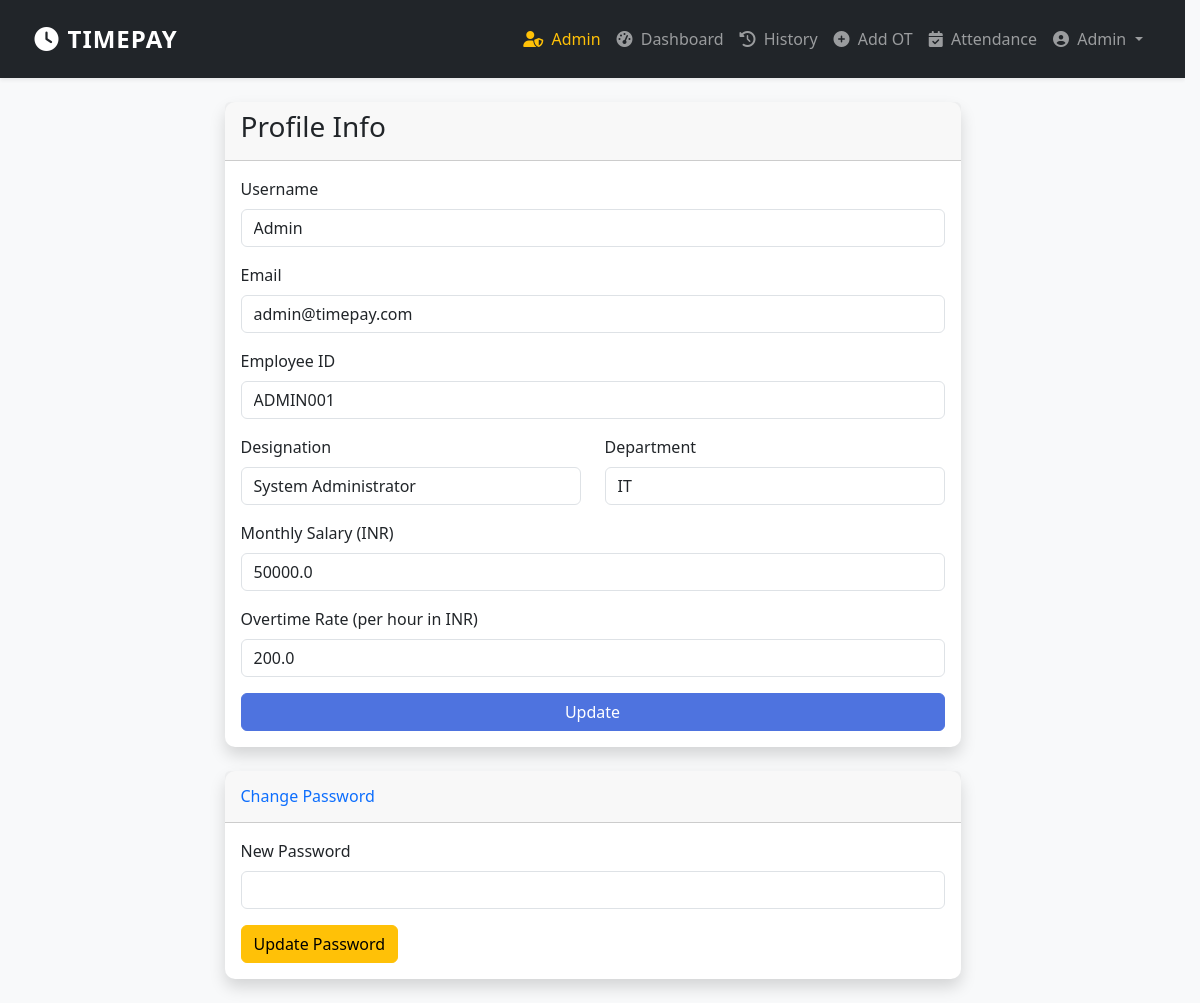
The app's page /profile (signed in) with its own data.
### app/models.py (models this page shows, shortened)
class User(db.Model, UserMixin):
    id = db.Column(db.Integer, primary_key=True)
    username = db.Column(db.String(20), unique=True, nullable=False)
    email = db.Column(db.String(120), unique=True, nullable=False)
    password = db.Column(db.String(60), nullable=False)
    employee_id = db.Column(db.String(20), unique=True, nullable=True)
    designation = db.Column(db.String(50), nullable=True)
    department = db.Column(db.String(50), nullable=True)
    monthly_salary = db.Column(db.Float, nullable=False, default=0.0)
    ot_rate = db.Column(db.Float, nullable=False, default=0.0)
    is_admin = db.Column(db.Boolean, default=False)
    role = db.Column(db.String(20), nullable=False, default='user')
    is_blocked = db.Column(db.Boolean, default=False)
    created_at = db.Column(db.DateTime, nullable=False, default=datetime.utcnow)
    last_login = db.Column(db.DateTime, nullable=True)
    last_ip = db.Column(db.String(50), nullable=True)
    overtimes = db.relationship('Overtime', backref='author', lazy=True, cascade="all, delete-orphan")
    attendances = db.relationship('Attendance', backref='author', lazy=True, cascade="all, delete-orphan")

### app/routes.py (the view)
@app.route("/profile", methods=['GET', 'POST'])
@login_required
def profile():
    form = UpdateAccountForm()
    if form.validate_on_submit():
        if form.username.data != current_user.username:
            user = User.query.filter_by(username=form.username.data).first()
            if user:
                flash('That username is taken. Please choose a different one.', 'danger')
                return render_template('profile.html', title='Profile', form=form)
        if form.email.data != current_user.email:
            user = User.query.filter_by(email=form.email.data).first()
            if user:
                flash('That email is taken. Please choose a different one.', 'danger')
                return render_template('profile.html', title='Profile', form=form)
        current_user.username = form.username.data
        current_user.email = form.email.data
        current_user.employee_id = form.employee_id.data
        current_user.designation = form.designation.data
        current_user.department = form.department.data
        current_user.monthly_salary = form.monthly_salary.data
        current_user.ot_rate = form.ot_rate.data
        db.session.commit()
        flash('Your account has been updated!', 'success')
        return redirect(url_for('profile'))
    elif request.method == 'GET':
        form.username.data = current_user.username
        form.email.data = current_user.email
        form.employee_id.data = current_user.employee_id
        form.designation.data = current_user.designation
        form.department.data = current_user.department
        form.monthly_salary.data = current_user.monthly_salary
        form.ot_rate.data = current_user.ot_rate
    return render_template('profile.html', title='Profile', form=form)

### app/forms.py (shortened to what this page needs)
class UpdateAccountForm(FlaskForm):
    username = StringField('Username', validators=[DataRequired(), Length(min=2, max=20)])
    email = StringField('Email', validators=[DataRequired(), Email()])
    employee_id = StringField('Employee ID', validators=[DataRequired(), Length(min=2, max=20)])
    designation = StringField('Designation', validators=[DataRequired()])
    department = StringField('Department', validators=[DataRequired()])
    monthly_salary = FloatField('Monthly Salary (INR)', validators=[DataRequired()])
    ot_rate = FloatField('Overtime Rate (per hour in INR)', validators=[DataRequired()])
    submit = SubmitField('Update')

### app/models.py (called while the page is built)
@login_manager.user_loader
def load_user(user_id):
    return User.query.get(int(user_id))

### app/routes.py (called while the page is built)
@app.after_request
def add_security_headers(response):
    response.headers['X-Content-Type-Options'] = 'nosniff'
    response.headers['X-Frame-Options'] = 'SAMEORIGIN'
    response.headers['X-XSS-Protection'] = '1; mode=block'
    return response

### app/templates/profile.html (shortened to what this page needs)
{% extends "base.html" %}
{% block content %}
<div class="row justify-content-center">
    <div class="col-md-8">
        <div class="card shadow">
            <div class="card-header">
                <h3>Profile Info</h3>
            </div>
            <div class="card-body">
                <form method="POST" action="">
                    <div class="mb-3">
                        {{ form.username.label(class="form-label") }}
                        {% if form.username.errors %}
                            {{ form.username(class="form-control is-invalid") }}
                            <div class="invalid-feedback">
                                {% for error in form.username.errors %}
                                    <span>{{ error }}</span>
                                {% endfor %}
                            </div>
                        {% else %}
                            {{ form.username(class="form-control") }}
                        {% endif %}
                    </div>
                    <div class="mb-3">
                        {{ form.email.label(class="form-label") }}
                        {% if form.email.errors %}
                            {{ form.email(class="form-control is-invalid") }}
                            <div class="invalid-feedback">
                                {% for error in form.email.errors %}
                                    <span>{{ error }}</span>
                                {% endfor %}
                            </div>
                        {% else %}
                            {{ form.email(class="form-control") }}
                        {% endif %}
                    </div>
                    <div class="mb-3">
                        {{ form.employee_id.label(class="form-label") }}
                        {% if form.employee_id.errors %}
                            {{ form.employee_id(class="form-control is-invalid") }}
                            <div class="invalid-feedback">
                                {% for error in form.employee_id.errors %}
                                    <span>{{ error }}</span>
                                {% endfor %}
                            </div>
                        {% else %}
                            {{ form.employee_id(class="form-control") }}
                        {% endif %}
                    </div>
                    <div class="row">
                        <div class="col-md-6 mb-3">
                            {{ form.designation.label(class="form-label") }}
                            {% if form.designation.errors %}
                                {{ form.designation(class="form-control is-invalid") }}
                                <div class="invalid-feedback">
                                    {% for error in form.designation.errors %}
                                        <span>{{ error }}</span>
                                    {% endfor %}
                                </div>
                            {% else %}
                                {{ form.designation(class="form-control") }}
                            {% endif %}
                        </div>
                        <div class="col-md-6 mb-3">
                            {{ form.department.label(class="form-label") }}
                            {% if form.department.errors %}
                                {{ form.department(class="form-control is-invalid") }}
                                <div class="invalid-feedback">
                                    {% for error in form.department.errors %}
                                        <span>{{ error }}</span>
                                    {% endfor %}
                                </div>
                            {% else %}
                                {{ form.department(class="form-control") }}
                            {% endif %}
                        </div>
                    </div>
                    <div class="mb-3">
                        {{ form.monthly_salary.label(class="form-label") }}
                        {% if form.monthly_salary.errors %}
                            {{ form.monthly_salary(class="form-control is-invalid") }}
                            <div class="invalid-feedback">
                                {% for error in form.monthly_salary.errors %}
                                    <span>{{ error }}</span>
                                {% endfor %}
                            </div>
                        {% else %}
                            {{ form.monthly_salary(class="form-control") }}
                        {% endif %}
                    </div>
                    <div class="mb-3">
                        {{ form.ot_rate.label(class="form-label") }}
                        {% if form.ot_rate.errors %}
                            {{ form.ot_rate(class="form-control is-invalid") }}
                            <div class="invalid-feedback">
                                {% for error in form.ot_rate.errors %}
                                    <span>{{ error }}</span>
                                {% endfor %}
                            </div>
                        {% else %}
                            {{ form.ot_rate(class="form-control") }}
                        {% endif %}
                    </div>
                    <div class="d-grid">
                        {{ form.submit(class="btn btn-primary") }}
                    </div>
                </form>
            </div>
        </div>
        <div class="card shadow mb-4 mt-4">
            <div class="card-header py-3">
                <h6 class="m-0 font-weight-bold text-primary">Change Password</h6>
            </div>
            <div class="card-body">
                <form action="{{ url_for('change_password') }}" method="POST">
                    <div class="mb-3">
                        <label for="new_password" class="form-label">New Password</label>
                        <input type="password" class="form-control" id="new_password" name="new_password" required>
                    </div>
                    <button type="submit" class="btn btn-warning">Update Password</button>
                </form>
            </div>
        </div>
    </div>
</div>
{% endblock %}

### app/templates/base.html (shortened to what this page needs)
<!DOCTYPE html>
<html lang="en">
<head>
    <link href="https://cdn.jsdelivr.net/npm/bootstrap@5.3.0/dist/css/bootstrap.min.css" rel="stylesheet">
    <link rel="stylesheet" href="https://cdnjs.cloudflare.com/ajax/libs/font-awesome/6.4.0/css/all.min.css">
    <link rel="stylesheet" href="https://cdn.jsdelivr.net/npm/flatpickr/dist/flatpickr.min.css">
    <link rel="stylesheet" href="{{ url_for('static', filename='css/style.css') }}">
</head>
<body>
    <nav class="navbar navbar-expand-lg navbar-dark bg-dark shadow-sm py-3">
        <div class="container">
            <a class="navbar-brand fw-bold text-uppercase" href="{{ url_for('dashboard') }}">
                <i class="fas fa-clock me-2"></i>TimePay
            </a>
            <div class="collapse navbar-collapse" id="navbarNav">
                <ul class="navbar-nav ms-auto align-items-center">
                    {% if current_user.is_authenticated %}
                        {% if current_user.is_admin %}
                            <li class="nav-item">
                                <a class="nav-link text-warning" href="{{ url_for('admin_dashboard') }}"><i class="fas fa-user-shield me-1"></i> Admin</a>
                            </li>
                        {% endif %}
                        <li class="nav-item">
                            <a class="nav-link" href="{{ url_for('dashboard') }}"><i class="fas fa-tachometer-alt me-1"></i> Dashboard</a>
                        </li>
                        <li class="nav-item">
                            <a class="nav-link" href="{{ url_for('history') }}"><i class="fas fa-history me-1"></i> History</a>
                        </li>
                        <li class="nav-item">
                            <a class="nav-link" href="{{ url_for('add_ot') }}"><i class="fas fa-plus-circle me-1"></i> Add OT</a>
                        </li>
                        <li class="nav-item">
                            <a class="nav-link" href="{{ url_for('attendance') }}"><i class="fas fa-calendar-check me-1"></i> Attendance</a>
                        </li>
                        <li class="nav-item dropdown">
                            <a class="nav-link dropdown-toggle" href="#" id="navbarDropdown" role="button" data-bs-toggle="dropdown" aria-expanded="false">
                                <i class="fas fa-user-circle me-1"></i> {{ current_user.username }}
                            </a>
                        </li>
                    {% endif %}
                </ul>
            </div>
        </div>
    </nav>
    <div class="container mt-4">
        {% block content %}{% endblock %}
    </div>
</body>
</html>

### app/static/css/style.css (style rules this page uses)
html { scrollbar-gutter: stable; }
body { background-color: #f8f9fa; font-family: 'Segoe UI', Tahoma, Geneva, Verdana, sans-serif; }
.card { border: none; border-radius: 10px; transition: transform 0.2s; }
.navbar { box-shadow: 0 2px 4px rgba(0,0,0,.1); }
.navbar-brand { letter-spacing: 1px; font-size: 1.5rem; }
.nav-link { font-weight: 500; transition: color 0.3s ease; }
.btn-primary { background-color: #4e73df; border-color: #4e73df; }

### records on screen
User: username "Admin", email "admin@timepay.com", employee_id "ADMIN001", designation "System Administrator", department "IT", monthly_salary "50000.0", ot_rate "200.0"
